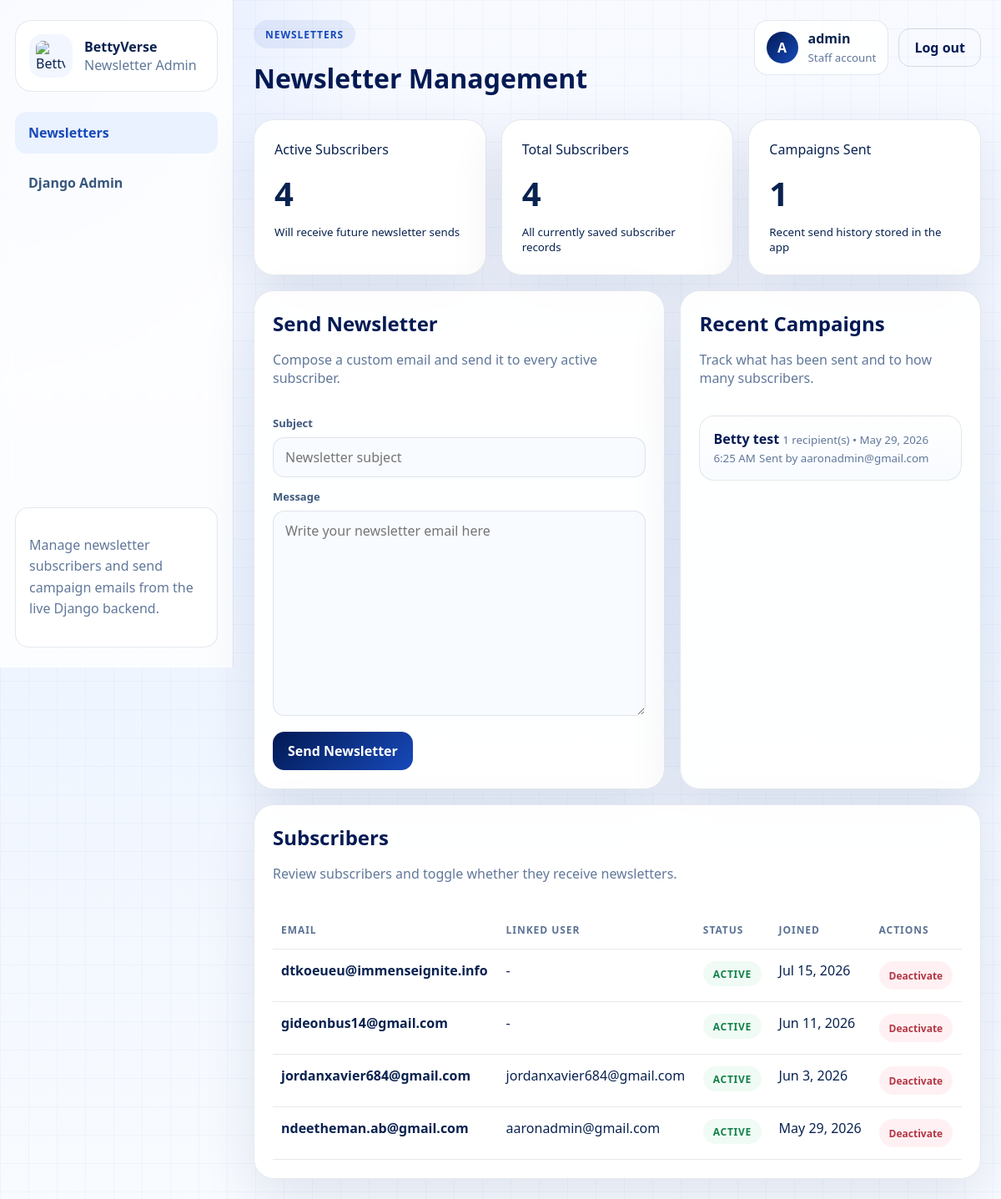
Screenshot of /admin-panel/newsletters/ (signed in) with the database file from the repository.
### core/models.py (models this page shows, shortened)
class User(AbstractUser):
    phone = models.CharField(max_length=20, blank=True, null=True)
    is_email_verified = models.BooleanField(default=False)
    email_verification_code = models.CharField(max_length=6, blank=True)
    email_verification_sent_at = models.DateTimeField(blank=True, null=True)
    preferred_contact = models.CharField(
        max_length=10,
        choices=[('email', 'Email'), ('phone', 'Phone'), ('whatsapp', 'WhatsApp')],
        default='email'
    )
    birthday = models.DateField(blank=True, null=True)
    event_preferences = models.CharField(max_length=255, blank=True, null=True)
    notes = models.TextField(blank=True, null=True)
    tier = models.CharField(max_length=50, default='Standard')

class NewsletterCampaign(models.Model):
    subject = models.CharField(max_length=255)
    body = models.TextField()
    sent_by = models.ForeignKey(User, on_delete=models.SET_NULL, null=True, blank=True, related_name='sent_newsletter_campaigns')
    recipient_count = models.PositiveIntegerField(default=0)
    sent_at = models.DateTimeField(blank=True, null=True)
    created_at = models.DateTimeField(auto_now_add=True)
    class Meta:
        ordering = ('-created_at',)

class NewsletterSubscriber(models.Model):
    email = models.EmailField(unique=True)
    user = models.ForeignKey(User, on_delete=models.SET_NULL, null=True, blank=True, related_name='newsletter_subscriptions')
    is_active = models.BooleanField(default=True)
    created_at = models.DateTimeField(auto_now_add=True)
    updated_at = models.DateTimeField(auto_now=True)

### core/views.py (the view, shortened to what this page needs)
# urls.py: path('admin-panel/newsletters/', NewsletterAdminView.as_view(), name='newsletter_admin'),
class NewsletterAdminView(StaffRequiredMixin, TemplateView):
    template_name = "admin-panel/newsletters.html"
    def get_context_data(self, **kwargs):
        context = super().get_context_data(**kwargs)
        context["subscribers"] = NewsletterSubscriber.objects.order_by("-created_at")
        context["campaigns"] = NewsletterCampaign.objects.select_related("sent_by").order_by("-created_at")[:20]
        context["form"] = kwargs.get("form") or NewsletterCampaignForm()
        context["active_subscriber_count"] = NewsletterSubscriber.objects.filter(is_active=True).count()
        return context

### core/forms.py
class NewsletterCampaignForm(forms.ModelForm):
    class Meta:
        model = NewsletterCampaign
        fields = ("subject", "body")
        widgets = {
            "subject": forms.TextInput(attrs={"placeholder": "Newsletter subject"}),
            "body": forms.Textarea(attrs={"rows": 10, "placeholder": "Write your newsletter email here"}),
        }

### core/views.py (called while the page is built)
    def test_func(self):
        return bool(self.request.user.is_staff)

### templates/admin-panel/newsletters.html (shortened to what this page needs)
{% load static %}
<!DOCTYPE html>
<html lang="en">
<head>
  <link rel="stylesheet" href="{% static 'admin-panel/admin.css' %}">
</head>
<body class="admin-body">
  <div class="admin-shell">
    <aside class="admin-sidebar">
      <div class="admin-sidebar__brand">
        <img src="{% static 'images/logo.png' %}" alt="BettyVerse logo">
        <div>
          <strong>BettyVerse</strong>
          <span>Newsletter Admin</span>
        </div>
      </div>
      <nav class="admin-nav" aria-label="Admin navigation">
        <a class="admin-nav__item is-active" href="{% url 'newsletter_admin' %}">Newsletters</a>
        <a class="admin-nav__item" href="{% url 'admin:index' %}">Django Admin</a>
      </nav>
      <div class="admin-sidebar__footer">
        <p>Manage newsletter subscribers and send campaign emails from the live Django backend.</p>
      </div>
    </aside>
    <div class="admin-main">
      <header class="admin-topbar">
        <div>
          <span class="admin-chip admin-chip--soft">Newsletters</span>
          <h1>Newsletter Management</h1>
        </div>
        <div class="admin-topbar__actions">
          <div class="admin-user-pill">
            <span class="admin-user-pill__avatar">{{ request.user.username|first|upper }}</span>
            <div>
              <strong>{{ request.user.get_full_name|default:request.user.username }}</strong>
              <small>Staff account</small>
            </div>
          </div>
          <form method="post" action="{% url 'logout' %}" style="display: inline;">
            <button class="admin-btn admin-btn--ghost" type="submit">Log out</button>
          </form>
        </div>
      </header>
      <main class="admin-content">
        <div class="admin-metric-grid">
          <article class="admin-metric-card">
            <span>Active Subscribers</span>
            <strong>{{ active_subscriber_count }}</strong>
            <small>Will receive future newsletter sends</small>
          </article>
          <article class="admin-metric-card">
            <span>Total Subscribers</span>
            <strong>{{ subscribers|length }}</strong>
            <small>All currently saved subscriber records</small>
          </article>
          <article class="admin-metric-card">
            <span>Campaigns Sent</span>
            <strong>{{ campaigns|length }}</strong>
            <small>Recent send history stored in the app</small>
          </article>
        </div>
        <div class="admin-split admin-split--wide" style="margin-top: 18px;">
          <section class="admin-panel-card">
            <div class="admin-panel-card__head">
              <div>
                <h2>Send Newsletter</h2>
                <p>Compose a custom email and send it to every active subscriber.</p>
              </div>
            </div>
            <form class="admin-form-grid" method="post">
              <label class="admin-field admin-field--full">
                <span>Subject</span>
                {{ form.subject }}
              </label>
              <label class="admin-field admin-field--full">
                <span>Message</span>
                {{ form.body }}
              </label>
              <div class="admin-form-actions admin-field--full">
                <button class="admin-btn admin-btn--primary" type="submit">Send Newsletter</button>
              </div>
            </form>
          </section>
          <section class="admin-panel-card">
            <div class="admin-panel-card__head">
              <div>
                <h2>Recent Campaigns</h2>
                <p>Track what has been sent and to how many subscribers.</p>
              </div>
            </div>
            {% if campaigns %}
            <div class="admin-list-stack">
              {% for campaign in campaigns %}
              <div class="admin-list-row">
                <strong>{{ campaign.subject }}</strong>
                <small>{{ campaign.recipient_count }} recipient(s){% if campaign.sent_at %} • {{ campaign.sent_at|date:"M j, Y g:i A" }}{% endif %}</small>
                <small>{% if campaign.sent_by %}Sent by {{ campaign.sent_by.email }}{% else %}Sent by system{% endif %}</small>
              </div>
              {% endfor %}
            </div>
            {% else %}
            <div class="admin-empty-state">No newsletter campaigns have been sent yet.</div>
            {% endif %}
          </section>
        </div>
        <section class="admin-panel-card" style="margin-top: 18px;">
          <div class="admin-panel-card__head">
            <div>
              <h2>Subscribers</h2>
              <p>Review subscribers and toggle whether they receive newsletters.</p>
            </div>
          </div>
          <div class="admin-table-wrap">
            <table class="admin-table">
              <thead>
                <tr>
                  <th>Email</th>
                  <th>Linked User</th>
                  <th>Status</th>
                  <th>Joined</th>
                  <th>Actions</th>
                </tr>
              </thead>
              <tbody>
                {% for subscriber in subscribers %}
                <tr>
                  <td><strong>{{ subscriber.email }}</strong></td>
                  <td>{% if subscriber.user %}{{ subscriber.user.email }}{% else %}-{% endif %}</td>
                  <td>
                    {% if subscriber.is_active %}
                    <span class="admin-badge is-paid">active</span>
                    {% else %}
                    <span class="admin-badge is-cancelled">inactive</span>
                    {% endif %}
                  </td>
                  <td>{{ subscriber.created_at|date:"M j, Y" }}</td>
                  <td>
                    <form method="post" action="{% url 'newsletter_subscriber_toggle' subscriber.id %}">
                      <button class="admin-table__action{% if subscriber.is_active %} is-danger{% else %} is-success{% endif %}" type="submit">
                        {% if subscriber.is_active %}Deactivate{% else %}Reactivate{% endif %}
                      </button>
                    </form>
                  </td>
                </tr>
                {% empty %}
                <tr>
                  <td colspan="5">
                    <div class="admin-empty-state">No newsletter subscribers yet.</div>
                  </td>
                </tr>
                {% endfor %}
              </tbody>
            </table>
          </div>
        </section>
      </main>
    </div>
  </div>
</body>
</html>

### rows the page displays
User: user.username|first "A", user.get_full_name "admin"
NewsletterCampaign: subject "Betty test", recipient_count "1", sent_at "May 29, 2026 6:25 AM", sent_by.email "aaronadmin@gmail.com"
NewsletterSubscriber: email "dtkoeueu@immenseignite.info", is_active "ACTIVE", created_at "Jul 15, 2026"
NewsletterSubscriber: email "gideonbus14@gmail.com", is_active "ACTIVE", created_at "Jun 11, 2026"
NewsletterSubscriber: email "jordanxavier684@gmail.com", user.email "jordanxavier684@gmail.com", is_active "ACTIVE", created_at "Jun 3, 2026"
NewsletterSubscriber: email "ndeetheman.ab@gmail.com", user.email "aaronadmin@gmail.com", is_active "ACTIVE", created_at "May 29, 2026"

### other values shown
{{ active_subscriber_count }} "4"
{{ subscribers|length }} "4"
{{ campaigns|length }} "1"
